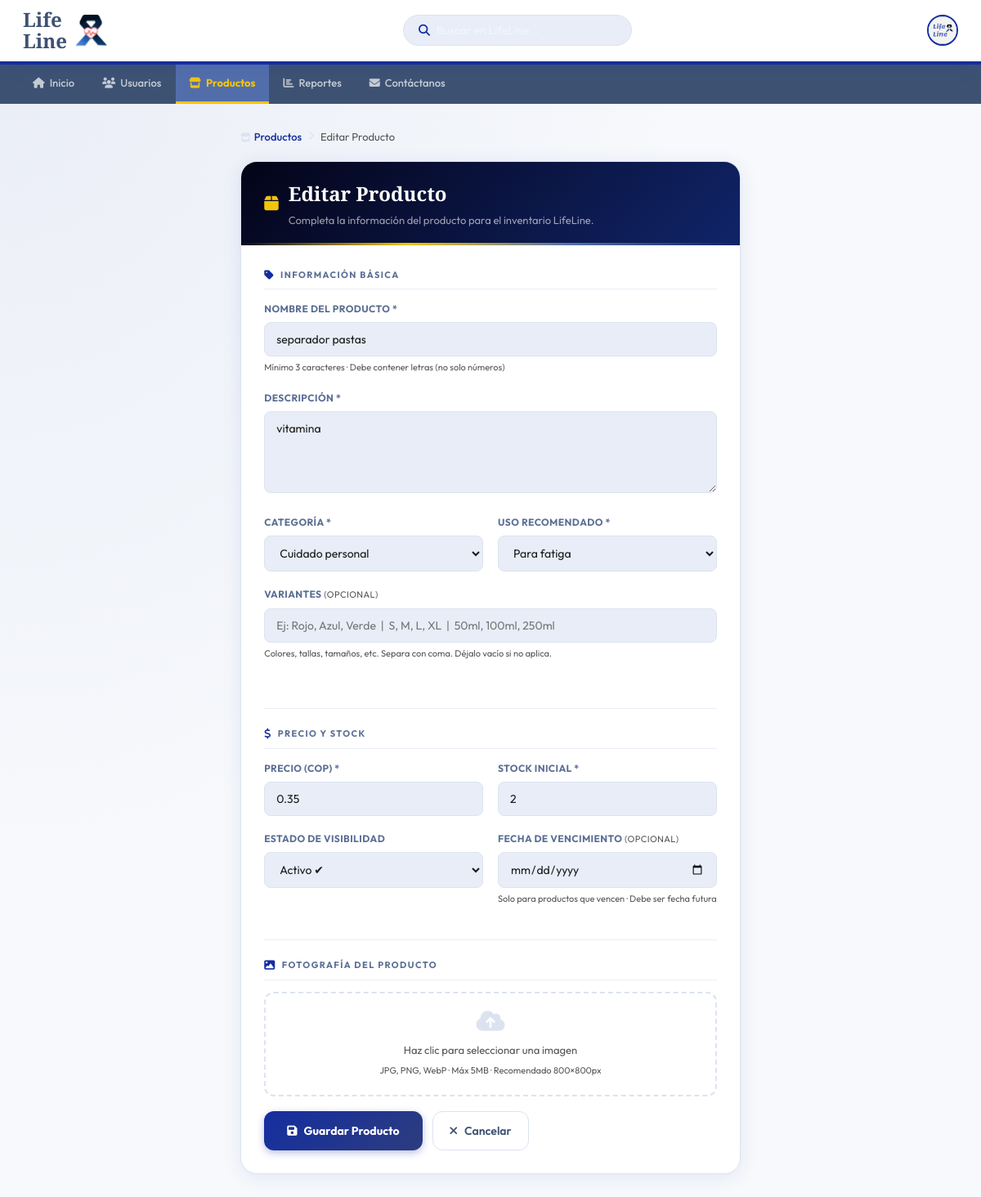
/productos/editar/1/ (signed in), run on the app's committed database.
### productos/models.py (models this page shows, shortened)
class Producto(models.Model):
    USO_CHOICES = [
        ('nauseas',   'Para náuseas'),
        ('fatiga',    'Para fatiga'),
        ('dolor',     'Para dolor'),
        ('nutricion', 'Nutrición'),
        ('higiene',   'Higiene y cuidado'),
        ('general',   'Uso general'),
    ]
    nombre = models.CharField(
        max_length=200,
        verbose_name='Nombre',
        validators=[MinLengthValidator(3, 'El nombre debe tener al menos 3 caracteres.')]
    )
    descripcion = models.TextField(verbose_name='Descripción')
    categoria = models.ForeignKey(
        Categoria,
        on_delete=models.PROTECT,
        verbose_name='Categoría'
    )
    precio_final = models.DecimalField(
        max_digits=10,
        decimal_places=2,
        verbose_name='Precio (COP)',
        validators=[
            MinValueValidator(0.01, 'El precio debe ser mayor a 0.'),
            MaxValueValidator(9999999, 'El precio máximo permitido es $9.999.999.')
        ]
    )
    cantidad = models.IntegerField(
        default=0,
        verbose_name='Stock',
        validators=[MinValueValidator(0, 'El stock no puede ser negativo.')]
    )
    estado = models.BooleanField(default=True, verbose_name='Activo')
    imagen = models.ImageField(
        upload_to='productos/',
        blank=True,
        null=True,
        verbose_name='Imagen'
    )
    uso_recomendado = models.CharField(
        max_length=20,
        choices=USO_CHOICES,
        default='general',
        verbose_name='Uso recomendado'
    )
    fecha_creacion = models.DateTimeField(auto_now_add=True, verbose_name='Fecha creación')
    fecha_vencimiento = models.DateField(
        null=True,
        blank=True,
        verbose_name='Fecha de vencimiento',
        help_text='Dejar vacío si el producto no vence.'
    )
    class Meta:
        verbose_name = 'Producto'
        verbose_name_plural = 'Productos'
        ordering = ['-fecha_creacion']
        unique_together = ('nombre', 'categoria')

### productos/views.py (the view)
# urls.py: path('editar/<int:producto_id>/',     views.vista_editar_producto,  name='editar_producto'),
@login_required
def vista_editar_producto(request, producto_id):
    producto = get_object_or_404(Producto, id=producto_id)
    if request.method == 'POST':
        formulario = FormularioProducto(request.POST, request.FILES, instance=producto)
        if formulario.is_valid():
            formulario.save()
            messages.success(request, f'"{producto.nombre}" actualizado.')
            return redirect('lista_productos')
        else:
            messages.error(request, 'Por favor corrige los errores.')
    else:
        formulario = FormularioProducto(instance=producto)
    return render(request, 'productos/formulario.html', {
        'formulario': formulario, 'titulo': 'Editar Producto', 'producto': producto
    })

### carrito/context_processors.py (called while the page is built)
def carrito_count(request):
    count = 0
    if request.user.is_authenticated:
        try:
            from carrito.models import CarritoItem
            from django.db.models import Sum
            count = CarritoItem.objects.filter(
                usuario=request.user
            ).aggregate(total=Sum('cantidad'))['total'] or 0
        except Exception:
            count = 0
    return {'carrito_count': count}

### productos/models.py (called while the page is built)
    def __str__(self):
        return self.nombre

### templates/productos/formulario.html (shortened to what this page needs)
{% load static %}
<!DOCTYPE html>
<html lang="es">
<head>
<link rel="stylesheet" href="https://cdnjs.cloudflare.com/ajax/libs/font-awesome/6.5.1/css/all.min.css">
<link rel="stylesheet" href="{% static 'css/estilos.css' %}">
</head>
<body>
<div class="header-bar">
  <div class="header-logo-section">
    <div class="logo-text">Life<br>Line</div>
    <img src="{% static 'imagenes/Group 243 (3).png' %}" alt="logo">
  </div>
  <div class="search-box"><i class="fas fa-search"></i><input type="text" placeholder="Buscar en LifeLine..."></div>
  <div class="navbar-right" style="display:flex;align-items:center;gap:12px">
    <div class="user-photo"><img src="{% static 'imagenes/Group 244.png' %}" alt="Usuario"></div>
  </div>
</div>
<nav class="main-tabs">
  <a href="{% url 'home' %}"><i class="fas fa-home"></i> Inicio</a>
  <a href="{% url 'lista_usuarios' %}"><i class="fas fa-users"></i> Usuarios</a>
  <a href="{% url 'lista_productos' %}" class="active"><i class="fas fa-store"></i> Productos</a>
  <a href="{% url 'clientes' %}"><i class="fas fa-chart-bar"></i> Reportes</a>
  <a href="{% url 'contactanos' %}"><i class="fas fa-envelope"></i> Contáctanos</a>
</nav>
<div class="form-wrapper">
  <div class="breadcrumb">
    <a href="{% url 'lista_productos' %}"><i class="fas fa-store" style="margin-right:4px"></i>Productos</a>
    <i class="fas fa-chevron-right"></i>
    <span>{{ titulo|default:"Gestionar Producto" }}</span>
  </div>
  <div class="form-card">
    <div class="form-card-hdr">
      <i class="fas fa-box"></i>
      <div>
        <h1>{{ titulo|default:"Gestionar Producto" }}</h1>
        <p>Completa la información del producto para el inventario LifeLine.</p>
      </div>
    </div>
    <div class="form-body">
      <form method="post" enctype="multipart/form-data" id="formProducto">
        <div class="form-section-title"><i class="fas fa-tag"></i> Información básica</div>
        <div class="form-group">
          <label>Nombre del Producto *</label>
          {{ formulario.nombre }}
          <small>Mínimo 3 caracteres · Debe contener letras (no solo números)</small>
        </div>
        <div class="form-group">
          <label>Descripción *</label>
          {{ formulario.descripcion }}
        </div>
        <div class="form-grid">
          <div class="form-group">
            <label>Categoría *</label>
            {{ formulario.categoria }}
          </div>
          <div class="form-group">
            <label>Uso Recomendado *</label>
            {{ formulario.uso_recomendado }}
          </div>
        </div>
        <div class="form-group">
          <label>Variantes <span style="color:var(--ctl);font-weight:400;font-size:11px">(opcional)</span></label>
          {{ formulario.variantes }}
          <small>{{ formulario.variantes.help_text }}</small>
          <div class="variante-tags" id="varianteTags"></div>
        </div>
        <div class="form-sep"></div>
        <div class="form-section-title"><i class="fas fa-dollar-sign"></i> Precio y stock</div>
        <div class="form-grid">
          <div class="form-group">
            <label>Precio (COP) *</label>
            {{ formulario.precio_final }}
          </div>
          <div class="form-group">
            <label>Stock inicial *</label>
            {{ formulario.cantidad }}
          </div>
        </div>
        <div class="form-grid">
          <div class="form-group">
            <label>Estado de visibilidad</label>
            {{ formulario.estado }}
          </div>
          <div class="form-group">
            <label>Fecha de vencimiento <span style="color:var(--ctl);font-weight:400;font-size:11px">(opcional)</span></label>
            {{ formulario.fecha_vencimiento }}
            <small>Solo para productos que vencen · Debe ser fecha futura</small>
          </div>
        </div>
        <div class="form-sep"></div>
        <div class="form-section-title"><i class="fas fa-image"></i> Fotografía del producto</div>
        <div class="form-group">
          <div class="img-upload-zone" id="uploadZone">
            <i class="fas fa-cloud-upload-alt"></i>
            <span>Haz clic para seleccionar una imagen<br><small>JPG, PNG, WebP · Máx 5MB · Recomendado 800×800px</small></span>
          </div>
        </div>
        <div class="btn-row">
          <button type="submit" class="btn-save">
            <i class="fas fa-save"></i> Guardar Producto
          </button>
          <a href="{% url 'lista_productos' %}" class="btn-cancel">
            <i class="fas fa-times"></i> Cancelar
          </a>
        </div>
      </form>
    </div>
  </div>
</div>
</body>
</html>

### static/css/estilos.css (style rules this page uses)
:root { --color-primary: #3d5273; --color-secondary: #5b6e94; --color-accent: #142ea0; --color-menu-bg: #526eaa; --color-text-dark: #1a1a1a; --color-text-light:#555; --color-bg-light: #f0f2f5; --color-top-bar-bg:linear-gradient(135deg,#040418,#102468); --color-light-blue:#72a4d9; --color-gold: #f1c40f; --border-radius-lg:10px; --border-radius-sm:5px; }
* { box-sizing: border-box; margin: 0; padding: 0; }
body { font-family: 'Outfit', 'Segoe UI', Tahoma, Geneva, Verdana, sans-serif; background: #f7f9fc; color: var(--color-text-dark); line-height: 1.6; min-height: 100vh; display: flex; flex-direction: column; }
a { text-decoration: none; }
.header-bar { background: var(--color-top-bar-bg); border-bottom: 4px solid var(--color-accent); padding: 10px 24px; display: flex; justify-content: space-between; align-items: center; position: sticky; top: 0; z-index: 200; box-shadow: 0 2px 20px rgba(20,46,160,.12); }
.header-logo-section { display: flex; align-items: center; gap: 10px; }
.header-logo-section img { width: 38px; object-fit: contain; }
.logo-text { font-family: 'Cormorant Garamond', serif; font-size: 28px; font-weight: 700; line-height: 1.1; color: white; }
.search-box { background: rgba(255,255,255,.12); border-radius: 24px; padding: 8px 16px; display: flex; align-items: center; border: 1.5px solid rgba(255,255,255,.2); width: 260px; transition: border-color .2s; }
.search-box i { color: rgba(255,255,255,.7); font-size: 13px; }
.search-box input { border: none; background: none; outline: none; font-size: 14px; color: white; width: 100%; margin-left: 8px; font-family: inherit; }
.search-box input::placeholder { color: rgba(255,255,255,.5); }
.navbar-right { display: flex; align-items: center; gap: 10px; }
.user-photo { width: 38px; height: 38px; border-radius: 50%; overflow: hidden; border: 2px solid rgba(255,255,255,.5); display: flex; justify-content: center; align-items: center; }
.user-photo img { width: 100%; height: 100%; object-fit: cover; }
.main-tabs { background-color: #2d3e5f; display: flex; padding: 0 20px; flex-wrap: wrap; overflow-x: auto; }
.main-tabs a { color: rgba(255,255,255,.75); padding: 11px 15px; font-weight: 600; font-size: 13px; border-bottom: 3px solid transparent; transition: background .2s, color .2s, border-color .2s; display: flex; align-items: center; gap: 6px; white-space: nowrap; }
.main-tabs a.active { background: var(--color-menu-bg); color: var(--color-gold); border-bottom-color: var(--color-gold); font-weight: 700; }

### data on the page
Producto: nombre "separador pastas", descripcion "vitamina", categoria "Cuidado personal", uso_recomendado "Para fatiga", precio_final "0.35", cantidad "2", estado "Activo ✔"

### other printed values
{{ titulo|default:"Gestionar Producto" }} "Editar Producto"
